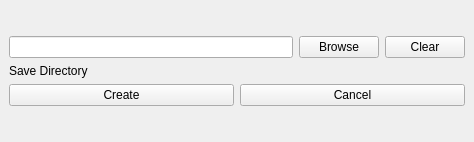
<?xml version="1.0" encoding="UTF-8"?>
<ui version="4.0">
 <class>Dialog</class>
 <widget class="QDialog" name="Dialog">
  <property name="geometry">
   <rect>
    <x>0</x>
    <y>0</y>
    <width>474</width>
    <height>142</height>
   </rect>
  </property>
  <property name="windowTitle">
   <string>ShotGrid Publish</string>
  </property>
  <property name="accessibleName">
   <string>publish dialog</string>
  </property>
  <layout class="QVBoxLayout" name="verticalLayout_7">
   <property name="spacing">
    <number>0</number>
   </property>
   <property name="margin">
    <number>0</number>
   </property>
   <item>
    <widget class="QStackedWidget" name="main_stack">
     <property name="accessibleName">
      <string>stackedwidget</string>
     </property>
     <property name="currentIndex">
      <number>2</number>
     </property>
     <widget class="QWidget" name="main">
      <layout class="QVBoxLayout" name="verticalLayout_4">
       <item>
        <layout class="QHBoxLayout" name="horizontalLayout_8">
         <item>
          <widget class="QToolButton" name="ui1_button_2">
           <property name="minimumSize">
            <size>
             <width>160</width>
             <height>85</height>
            </size>
           </property>
           <property name="maximumSize">
            <size>
             <width>150</width>
             <height>85</height>
            </size>
           </property>
           <property name="focusPolicy">
            <enum>Qt::NoFocus</enum>
           </property>
           <property name="toolTip">
            <string>Browse files to publish</string>
           </property>
           <property name="text">
            <string>Create Excel File</string>
           </property>
           <property name="iconSize">
            <size>
             <width>32</width>
             <height>32</height>
            </size>
           </property>
           <property name="toolButtonStyle">
            <enum>Qt::ToolButtonTextUnderIcon</enum>
           </property>
          </widget>
         </item>
         <item>
          <widget class="QToolButton" name="ui2_button_2">
           <property name="minimumSize">
            <size>
             <width>160</width>
             <height>85</height>
            </size>
           </property>
           <property name="maximumSize">
            <size>
             <width>150</width>
             <height>85</height>
            </size>
           </property>
           <property name="focusPolicy">
            <enum>Qt::NoFocus</enum>
           </property>
           <property name="toolTip">
            <string>Browse sequences to publish</string>
           </property>
           <property name="text">
            <string>Convert and Upload</string>
           </property>
           <property name="iconSize">
            <size>
             <width>32</width>
             <height>32</height>
            </size>
           </property>
           <property name="toolButtonStyle">
            <enum>Qt::ToolButtonTextUnderIcon</enum>
           </property>
          </widget>
         </item>
        </layout>
       </item>
      </layout>
     </widget>
     <widget class="QWidget" name="convert">
      <layout class="QGridLayout" name="gridLayout">
       <item row="2" column="0">
        <layout class="QHBoxLayout" name="horizontalLayout">
         <item>
          <layout class="QVBoxLayout" name="verticalLayout_2">
           <item>
            <layout class="QHBoxLayout" name="horizontalLayout_2">
             <property name="spacing">
              <number>0</number>
             </property>
             <item>
              <widget class="QLabel" name="line_edit">
               <property name="text">
                <string>Path :</string>
               </property>
              </widget>
             </item>
             <item>
              <widget class="QPushButton" name="browse_button">
               <property name="sizePolicy">
                <sizepolicy hsizetype="Minimum" vsizetype="Maximum">
                 <horstretch>0</horstretch>
                 <verstretch>0</verstretch>
                </sizepolicy>
               </property>
               <property name="text">
                <string>Browse</string>
               </property>
              </widget>
             </item>
            </layout>
           </item>
           <item>
            <widget class="QComboBox" name="combo_box"/>
           </item>
           <item>
            <widget class="QLabel" name="label">
             <property name="sizePolicy">
              <sizepolicy hsizetype="Preferred" vsizetype="Maximum">
               <horstretch>0</horstretch>
               <verstretch>0</verstretch>
              </sizepolicy>
             </property>
             <property name="text">
              <string>Converting Project:</string>
             </property>
            </widget>
           </item>
           <item>
            <layout class="QHBoxLayout" name="horizontalLayout_4">
             <property name="spacing">
              <number>0</number>
             </property>
             <item>
              <widget class="QPushButton" name="ok_button">
               <property name="text">
                <string>OK</string>
               </property>
              </widget>
             </item>
             <item>
              <widget class="QPushButton" name="cancel_button">
               <property name="text">
                <string>CANCEL</string>
               </property>
              </widget>
             </item>
            </layout>
           </item>
          </layout>
         </item>
        </layout>
       </item>
      </layout>
     </widget>
     <widget class="QWidget" name="create_excel">
      <property name="accessibleName">
       <string>Main publish frame</string>
      </property>
      <layout class="QGridLayout" name="gridLayout_3">
       <item row="0" column="1">
        <layout class="QVBoxLayout" name="verticalLayout_6">
         <item>
          <layout class="QHBoxLayout" name="horizontalLayout_5">
           <item>
            <widget class="QLineEdit" name="line_dir_path"/>
           </item>
           <item>
            <widget class="QPushButton" name="btn_browse">
             <property name="text">
              <string>Browse</string>
             </property>
            </widget>
           </item>
           <item>
            <widget class="QPushButton" name="btn_clear">
             <property name="text">
              <string>Clear</string>
             </property>
            </widget>
           </item>
          </layout>
         </item>
         <item>
          <widget class="QLabel" name="label_save_path">
           <property name="sizePolicy">
            <sizepolicy hsizetype="Preferred" vsizetype="Fixed">
             <horstretch>0</horstretch>
             <verstretch>0</verstretch>
            </sizepolicy>
           </property>
           <property name="text">
            <string>Save Directory</string>
           </property>
          </widget>
         </item>
         <item>
          <layout class="QHBoxLayout" name="horizontalLayout_7">
           <item>
            <widget class="QPushButton" name="btn_create">
             <property name="text">
              <string>Create</string>
             </property>
            </widget>
           </item>
           <item>
            <widget class="QPushButton" name="btn_cancel">
             <property name="text">
              <string>Cancel</string>
             </property>
            </widget>
           </item>
          </layout>
         </item>
        </layout>
       </item>
      </layout>
     </widget>
    </widget>
   </item>
  </layout>
 </widget>
 <resources>
  <include location="../../../../../TD/dongjin/projects/configs/install/app_store/tk-multi-publish2/v2.6.4/resources/resources.qrc"/>
 </resources>
 <connections/>
</ui>
